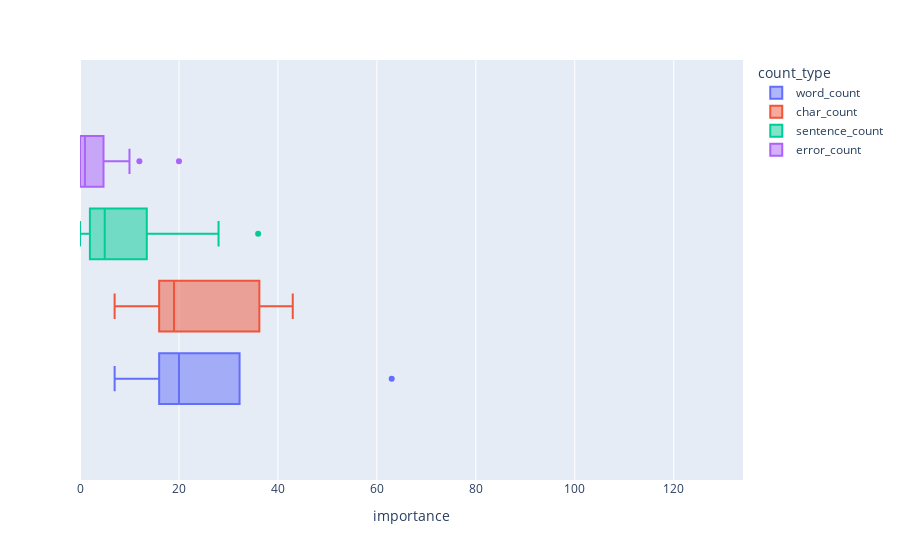

Notebook source saved alongside this figure:
### Code cell
px.box(
    paragraph_features,
    x="importance",
    color="count_type",
    range_x=(df.importance.min(), df.importance.max()),
)

### Figure 1 — Plotly figure (JSON) as saved in the notebook; plotly's stock layout.template omitted (floating-point values rounded to 4 significant figures)
{"data": [{"alignmentgroup": "True", "hovertemplate": "count_type=word_count<br>importance=%{x}<extra></extra>", "legendgroup": "word_count", "marker": {"color": "#636efa"}, "name": "word_count", "notched": false, "offsetgroup": "word_count", "orientation": "h", "showlegend": true, "type": "box", "x": [63, 22, 20, 19, 7], "x0": " ", "xaxis": "x", "y0": " ", "yaxis": "y"}, {"alignmentgroup": "True", "hovertemplate": "count_type=char_count<br>importance=%{x}<extra></extra>", "legendgroup": "char_count", "marker": {"color": "#EF553B"}, "name": "char_count", "notched": false, "offsetgroup": "char_count", "orientation": "h", "showlegend": true, "type": "box", "x": [43, 34, 19, 19, 7], "x0": " ", "xaxis": "x", "y0": " ", "yaxis": "y"}, {"alignmentgroup": "True", "hovertemplate": "count_type=sentence_count<br>importance=%{x}<extra></extra>", "legendgroup": "sentence_count", "marker": {"color": "#00cc96"}, "name": "sentence_count", "notched": false, "offsetgroup": "sentence_count", "orientation": "h", "showlegend": true, "type": "box", "x": [36, 28, 24, 10, 8, 7, 5, 5, 3, 2, 2, 0, 0], "x0": " ", "xaxis": "x", "y0": " ", "yaxis": "y"}, {"alignmentgroup": "True", "hovertemplate": "count_type=error_count<br>importance=%{x}<extra></extra>", "legendgroup": "error_count", "marker": {"color": "#ab63fa"}, "name": "error_count", "notched": false, "offsetgroup": "error_count", "orientation": "h", "showlegend": true, "type": "box", "x": [20, 12, 10, 3, 2, 1, 1, 0, 0, 0, 0, 0, 0], "x0": " ", "xaxis": "x", "y0": " ", "yaxis": "y"}], "layout": {"boxmode": "group", "legend": {"title": {"text": "count_type"}, "tracegroupgap": 0}, "margin": {"t": 60}, "xaxis": {"anchor": "y", "domain": [0, 1], "range": [0, 134], "title": {"text": "importance"}}, "yaxis": {"anchor": "x", "domain": [0, 1]}}}
